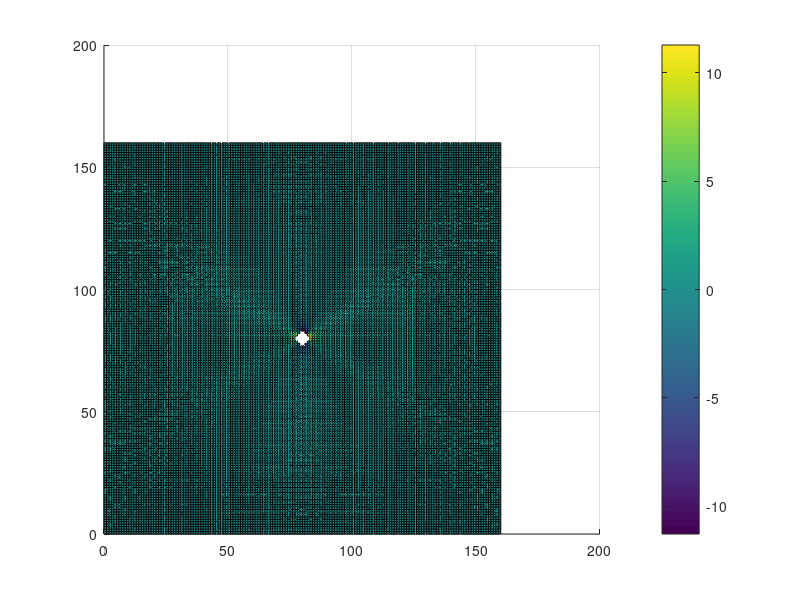
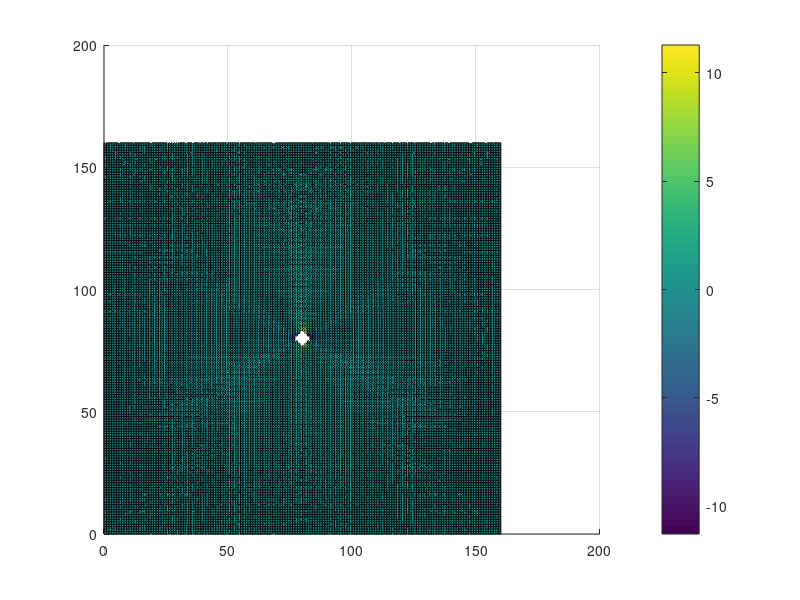
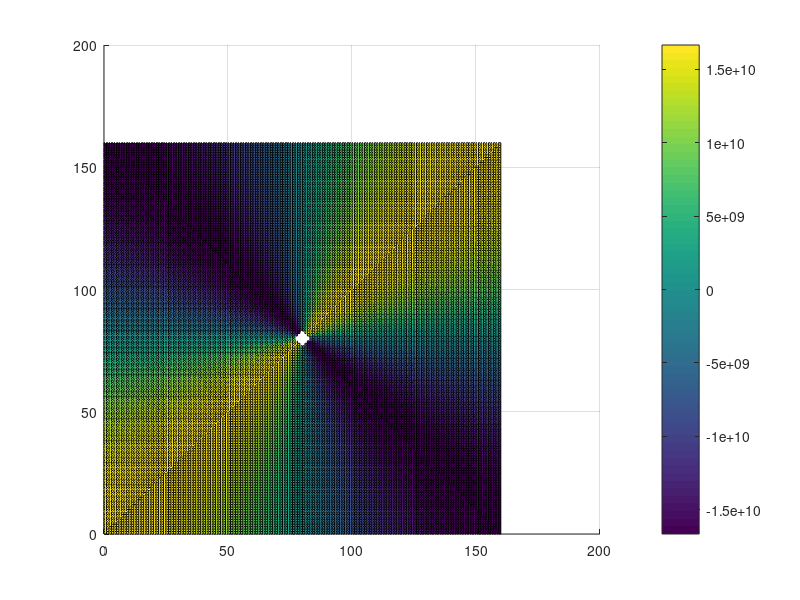
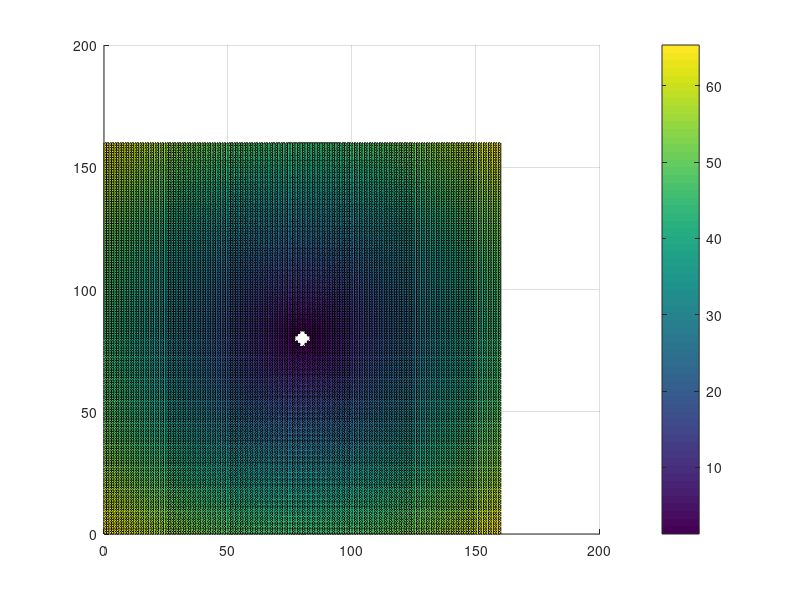

The MATLAB source for these figures, in order:
clc;
%prompt='Enter value of X-high: ';
xh=160;%input(prompt);
%prompt='Enter value of Y-high: ';
yh=160;%input(prompt);
X=[0:1:xh];
Y=[0:1:yh];
mu=1e20;%323.1923e9;
%%%%%%%%%%%%%%%%%%%%%%%%%%%%%%%%%%%%%%%%%%%%%%%%%%%%%%%%%%%%
%%% mu and lambda has to be in order of e20 inn order to get correct values
%%% of stresses which can have sufficient low error with cutoff radius 1.5A
%%%%%%%%%%%%%%%%%%%%%%%%%%%%%%%%%%%%%%%%%%%%%%%%%%%%%%%%%%%%
lambda=1e20;
E=4*mu*(mu+lambda)/(2*mu+lambda);
nu=lambda/(2*mu+lambda);
k=E*(3.35e-10)^3/(12*(1-nu^2));
k1=k*(1+nu)/E;
xc=xh/2;
yc=yh/2;
s_xx=zeros(length(X),length(Y));
s_yy=zeros(length(X),length(Y));
s_xy=zeros(length(X),length(Y));
f=zeros(length(X),length(Y));
for i=1:length(X)
    for j=1:length(Y)
        x=((xh/2)-X(i))*1e-10;
        y=((yh/2)-Y(j))*1e-10;
        r=sqrt(x^2+y^2);
        if r>(2e-10)
            s_xx(i,j)=(1e-9)*2*mu*k1*(y^2-x^2)/r^4;
            s_yy(i,j)=-(1e-9)*2*mu*k1*(y^2-x^2)/r^4;
            s_xy(i,j)=-(1e-9)*2*mu*x*y*((2*k1/r^2)-(1/6))/r^2;
            f(i,j)=sqrt((x^2+y^2)/3)*1e10;
        else
            s_xx(i,j)=NaN;
            s_yy(i,j)=NaN;
            s_xy(i,j)=NaN;
            f(i,j)=NaN;
        end
    end
end
s1=max(max(s_xx));
s2=max(max(s_yy));
s3=max(max(s_xy));
s4=max(max(f));
s5=min(min(s_xx));
s6=min(min(s_yy));
s7=min(min(s_xy));
s8=min(min(f));
disp('Disclination Stresses using displacement field')
fprintf('s_11 max:%d \t min:%d \n',s1,s5)
fprintf('s_22 max:%d \t min:%d \n',s2,s6)
fprintf('s_12 max:%d \t min:%d \n',s3,s7)
fprintf('Z max:%d \t min:%d \n',s4,s8)
surf(X,Y,s_xx)
colorbar;
view(2)
%print('s_11','-dpdf','-r1200')
hold on;
figure(2)
surf(X,Y,s_yy)
colorbar;
view(2)
%print('s_22','-dpdf','-r1200')
hold on;
figure(3)
surf(X,Y,s_xy)
colorbar;
view(2)
%print('s_12','-dpdf','-r1200')
hold on;
figure(4)
surf(X,Y,f)
colorbar;
view(2)
%print('s_21','-dpdf','-r1200')
hold on;